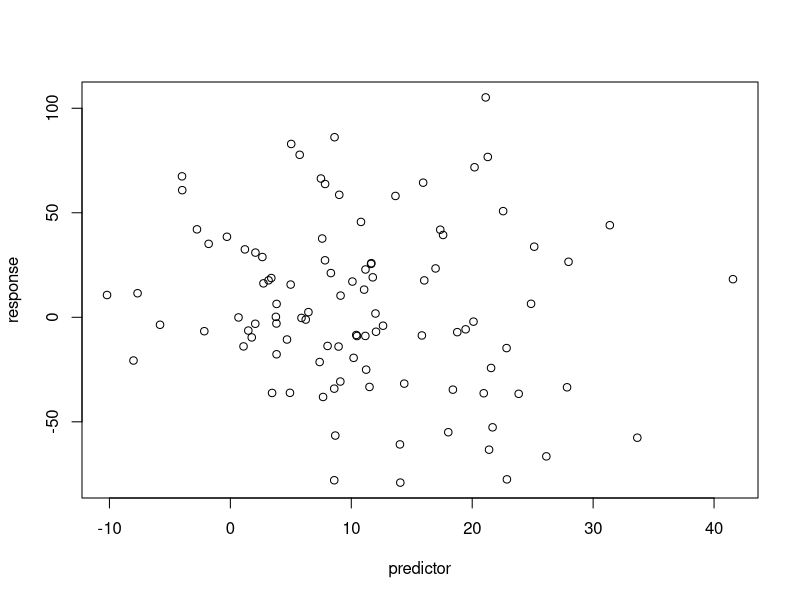
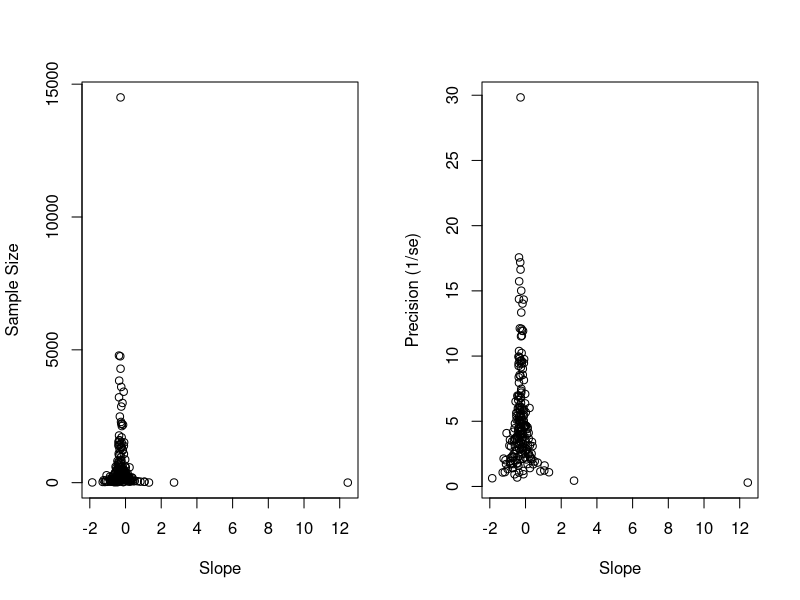
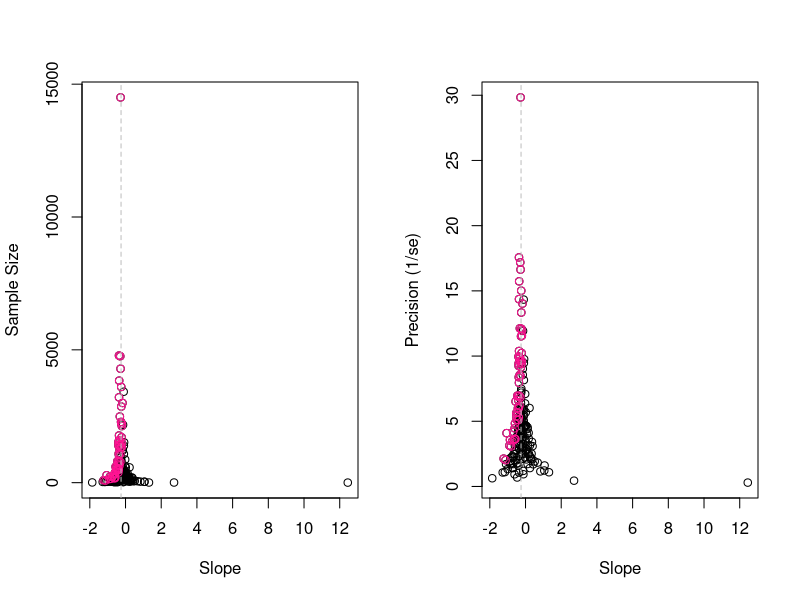
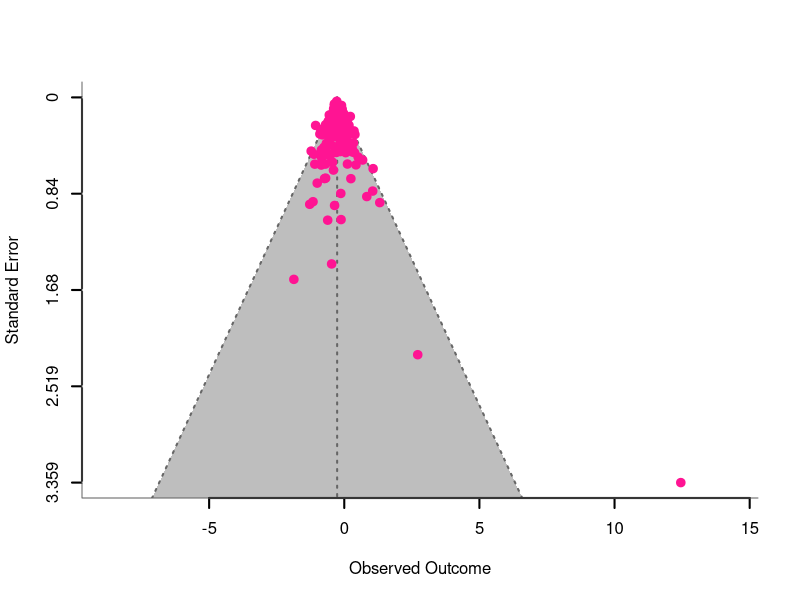
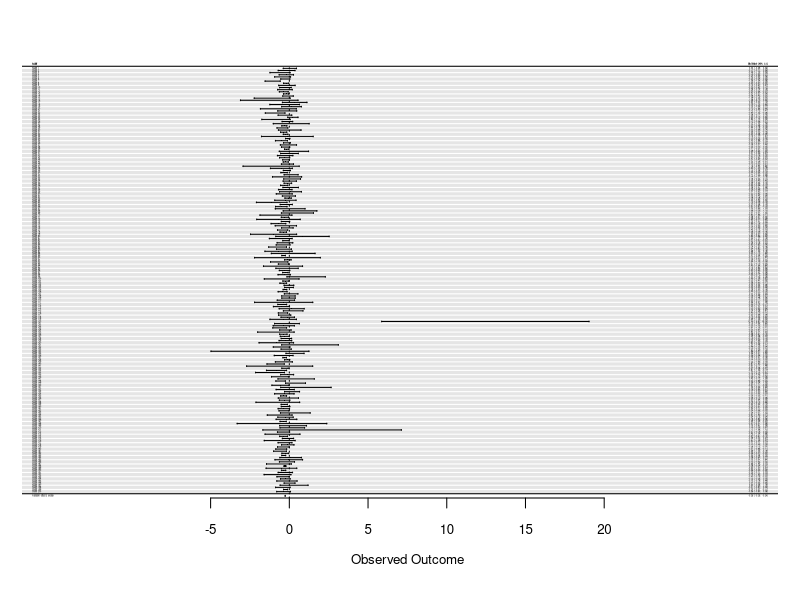
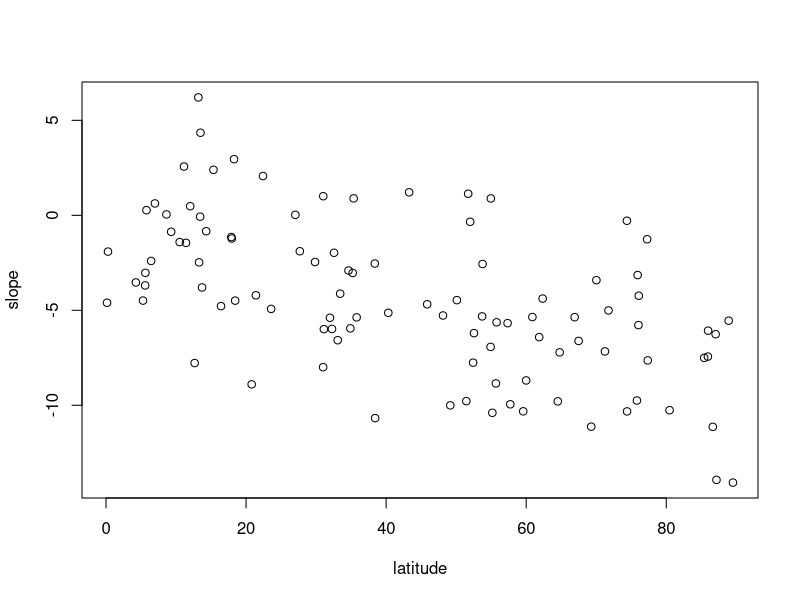
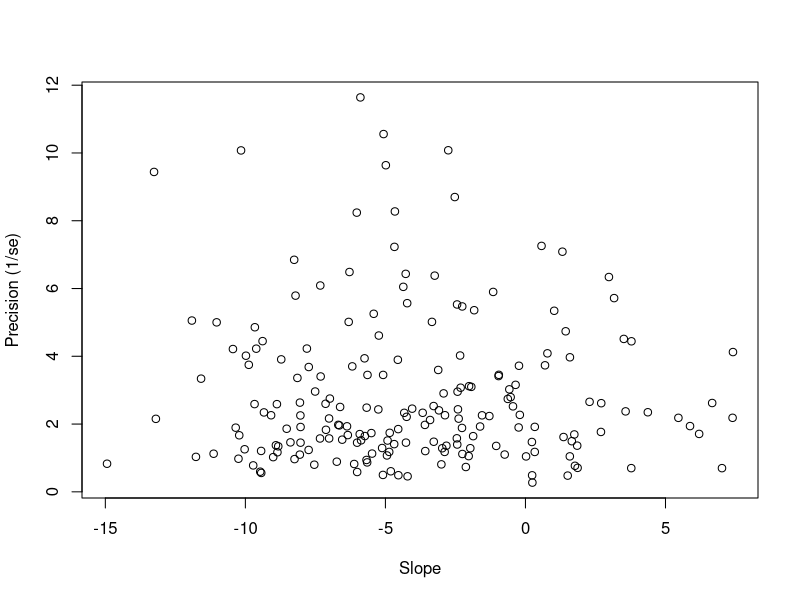

The R source for these figures, in order: (Note: this script raises an error after producing the figures.)
rm(list = ls())

# import relevant packages
library(metafor)


## THE FUNNEL PLOT

# generate a random normal predictor
slope <- -0.25
intercept <- 0
predictor <- rnorm(n=100, mean = 10, sd = 10)

# calculate response using these parameters
response <- slope * predictor + intercept + rnorm(n=100, mean = 10, sd = 40)

# plot the data
plot(predictor, response)

# Q: Run a simple lm with the data you generated. How does the slope estimate compare to the slope you simulated?
model1 <- lm(response ~ predictor)
summary(model1)
# the slope is quite close to the one that was simulated (-0.0299)

# create somewhere to store the data
store <- matrix(nrow=200, ncol=4)

# simulate 200 different datasets
for(x in 1:200){
  
  # select sample sizes at random from a log normal distribution (small sample sizes common, large sample sizes rare)
  # n is always >3
  sample_size <- ceiling(exp(rnorm(1,4.5,1.5)))*3
  
  # predictor and response as before, but n is given by sample_size
  predictor <- rnorm(n = sample_size, mean = 10, sd = 10)
  response <- slope * predictor + intercept + rnorm(n = sample_size, 10, 40)
  
  # use the same model as before
  model1 <- lm(response ~ predictor)
  
  # extract model outputs and store them in the matrix
  store[x,] <- c(sample_size, summary(model1)$coefficients[2,1:2], summary(model1)$coefficients[2,4])
  # 
  
}

# 
store <- as.data.frame(store)
names(store) <- c("n", "slope", "standard.error", "p.value")

# visualise the data from these 200 simulated datasets
par(mfrow=c(1,2))
plot(store$slope, store$n, xlab = "Slope", ylab = "Sample Size")
plot(store$slope, (1/store$standard.error), xlab = "Slope", ylab = "Precision (1/se)")
par(mfrow=c(1,1))

# colour the significant slope estimates (>0.05)
# and indicate the slope we used to simulate with a dotted line
significant_slopes <- which(store$p.value<0.05)
par(mfrow=c(1,2))
plot(store$slope, store$n, xlab = "Slope", ylab = "Sample Size")
points(store$slope[significant_slopes], store$n[significant_slopes], col = "deeppink")
abline(v=slope, lty=2, col = "grey")
plot(store$slope, (1/store$standard.error), xlab = "Slope", ylab = "Precision (1/se)")
points(store$slope[significant_slopes], (1/store$standard.error[significant_slopes]), col = "deeppink")
abline(v=slope, lty=2, col = "grey")
par(mfrow=c(1,1))


# Q1: What happens to the effect size estimates as sample size and precision increases?

#     As slope increases, both the sample size and precision increase from zero,
#     reaching a peak at the simulated slope. After this point they both decrease as
#     slope continues to increase.


# Q2: When precision is low, what can you say about the estimates of effect size
#     that tend to be significant?

#     The effect sizes that are significant are either from those studies where the
#     sample size/precision is either extreme (strong pattern shown), or where the
#     slope is negative in smaller studies... because these show the same direction
#     as simulated.

# Q3: If there is a tendency to only publish results when the effect is significant
#     and/or sample size is large, which points would be missing from the plot?

#     The black ones (lower middle section of the plot), where sample size is small
#     and effect size is small.


## BASIC META ANALYSIS

# to find out a mean effect size, we can use a simple linear model
# 1 means we fit only intercept
model2 <- lm(slope ~ 1, data = store)
summary(model2)

# Q: What is wrong with the analysis above?
#    It does not take into account sampling variance, or the fact that some slopes
#    are estimated much more accurately. 

# check the main r function of metafor
?rma
meta <- rma(yi = slope, sei = standard.error, data = store)
meta
# gives us an estimate of -0.2381 - much closer to our true slope

# can also use in-built metafor functions to generate a nice funnel plot...
funnel(meta, shade = "grey", back = "white", lwd = 2, col = "deeppink")

# ... and forest plot
forest(meta, cex.lab = 0.8, cex.axis = 0.8, addfit = TRUE, shade = "zebra")


## A META-ANALYSIS WITH MODERATORS AND RANDOM TERMS

# this time we will generate datasets where the slope estimates (effect sizes)
# vary as a function of another variable.

# let's imagine the slopes we are generating correspond to the effect of temperature
# on phenology

# latitude predicts slope - i.e. species from further north advance timings more
# in response to temperature
latitude <- runif(100,0,90)
# we randomly sample a latitude from 0,90 degree north
slope <- -0 + latitude * -0.1 + rnorm(100,0,3)
plot(latitude, slope)

# we can then add this to the code we used before
# we will also add an extra step - a random effect - so that slopes vary among 20 species
# slopes 1-10 for species 1, slopes 11-20 for species 2

# create somewhere to store data
# this time we also want to save the latitude and species that the slope estimate comes from
# we will also save a unique ID for each observation to include a residual random effect
store2 <- matrix(nrow = 200, ncol = 7)

# we can then generate 20 species random effects
species <- rep(1:20, each = 10)
species_effect <- rep(rnorm(20,0,2), each = 10)

for (x in 1:200){
  
  latitude <- runif(1,0,90)
  
  slope <- 0 + species_effect[x] + latitude * -0.1 + rnorm(1,0,3)
  
  # then we select sample sizes at random from a log normal distribution , so that
  # small sample sizes are common and large sample sizes are rare
  sample_size <- ceiling(exp(rnorm(1,4.5,1.5)))
  
  # we don't want to run analyses on datasets that are too small
  if(sample_size>3){
    predictor <- rnorm(n = sample_size, mean = 10, sd = 10)
    response <- intercept + predictor * slope + rnorm(n = sample_size, 0, 40)
    
    # we can then use the same linear model as before
    model <- lm(response~predictor)
    
    # we can then extract the model outputs we want and then store them in our matrix
    store2[x,] <- c(sample_size, summary(model)$coefficients[2,1:2],
                    summary(model)$coefficients[2,4], latitude, species[x], x)

  }}

store2 <- as.data.frame(store2)
names(store2) <- c("n", "slope", "standard.error", "p.value", "latitude", "species", "ID")

# now we can try to generate a funnel plot, and run a meta-analysis
plot(store2$slope, (1/store2$standard.error), xlab = "Slope", ylab = "Precision (1/se)")

meta2 <- rma(yi = slope, sei = standard.error, data = store2)
summary(meta2)

# Q: Why doesn't the slope estimate funnel in much this time?
#    There is heterogeneity in slopes (as seen in the I^2 value and the heterogeneity test)

# we can add the model formula to include latitude as a covariate to the rma function
meta3 <- rma(yi = slope, sei = standard.error, mods = ~latitude, data = store2)
summary(meta3)
# even after controlling for the effect of latitude there is still some heterogeneity

# to add a random term to our meta-analysis we need to use the rma.mv function

# we include the slope variance as the square of the standard error
store2$se2 <- store2$standard.error^2
# the function won't run with NAs so we have to remove those rows
store3 <- store2[-which(is.na(store2$slope)==TRUE),]

# we can also include an observation-level random effect
meta4 <- rma.mv(yi = slope, V = se2, mods = ~latitude, random = ~1|species/ID, data = store3)
meta4
# we can see that variance estimated among species is similar to the variance we simulated
# the residual variance is similar to what we simulated
# our meta-analysis has done a good job of recovering


## CONFRONTING A REAL DATASET

# next step is to analyse a real dataset
# we will test whether the annual productivity of birds has declined on average

# import the data
birdbrood_data <- read.csv("./data/birdbroods.csv", sep = ",", header = TRUE)
View(birdbrood_data)
# slope corresponds to variation in standardised breeding output regressed on year

# now plot these data using a funnel plot and run a meta-analysis that includes two
# random terms, and generate a forest plot

plot(birdbrood_data$slope, (1/birdbrood_data$slope.SE), xlab = "Slope", ylab = "Precision (1/se)")
birdbrood_data$se2 <- birdbrood_data$slope.SE^2
meta5 <- rma.mv(yi = slope, V = se2, random = ~1|Species/id.pop, data = birdbrood_data)
meta5
# alternatively we could plot it this way...
funnel(meta5)

# and then the forest plot...
forest(meta5, cex.lab = 0.8, cex.axis = 0.8, addfit = TRUE, shade = "zebra", order = "obs")

# Q1: Has the brood size of the average bird species declined?
#     No, the values cluster around zero

# Q2: Is more of the variation in slope estimates distributed among or within species?
#     Among species - higher estimate for species/id.pop

# Q3: Is trend in brood size more positive for populations in protected areas?
meta6 <- rma.mv(yi = slope, V = se2, mod = ~protected.area, random = ~1|Species/id.pop, data = birdbrood_data)
meta6
#     No, the trend is less positive!

# Q4: If the information was available, what other terms do you think it would be
#     worth including as random effects?
#     Climatic / environmental variables, habitat, etc.


## PUBLICATION BIAS

# we will return to the first data set to check for publication bias

# go through each row of the data frame and set the probability of being published is:
# significant - probability of being published = 1
# non-significant <= 30 observations (big study) - probability = 0.25
# non-significant > 30 observations (small study) - probability = 0.75

# we can then generate before and after plots

store <- store[is.na(store$slope)==FALSE,]
store$publish <- 0

store$publish[store$p.value<=0.05] <- 1
large_sample_size <- intersect(which(store$p.value>0.05), which(store$n>30))
retain_large <- large_sample_size[as.logical(rbinom(length(large_sample_size), prob = 0.75, size =1))]
store$publish[retain_large] <- 1

small_sample_size <- intersect(which(store$p.value>0.05), which(store$n<=30))
retain_small <- small_sample_size[as.logical(rbinom(length(small_sample_size), prob = 0.25, size = 1))]
store$publish[retain_small] <- 1

par(mfrow=c(1,2))
plot(store$slope, (1/store$standard.error), xlab = "Slope", ylab = "Precision (1/se)", main = "Before")
plot(store$slope[store$publish==1], (1/store$standard.error[store$publish==1]), xlab = "Slope", ylab = "Precision (1/se)", main = "After")

# there are various tests that can be conducted to test for publication bias
# one of the most information approaches is to visualise the funnel plot

# we will conduct one of these tests to see how to do it though
regtest(x = slope, sei = standard.error, data = store, model = "rma", predictor = "sei", ret.fit = FALSE)
# very rarely gives a significant slope
